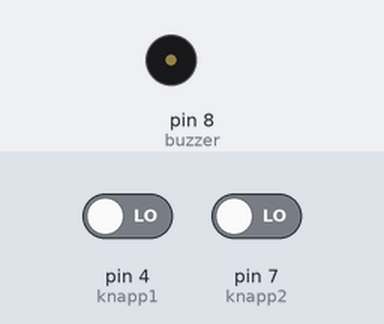
Bench run of a sketch on a simulated Arduino Uno, built with avr-gcc and run on an emulated ATmega328P. Shown: buzzer (waves = sounding). The test bench sets the inputs (shaded band); at power-on: pin 4 (knapp1) LOW, pin 7 (knapp2) LOW. What the sketch prints to the serial monitor is not drawn.

Above: at 1.2 s.
1.3 s: pin 4 (knapp1) driven HIGH
At 4.2 s:
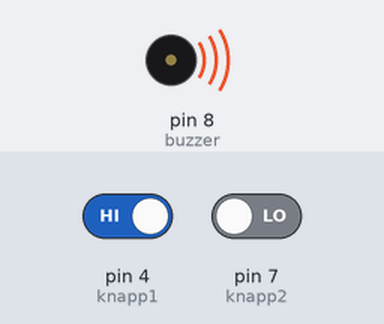
4.3 s: pin 7 (knapp2) driven HIGH
Timing chart, 0 to 7.3 s (numbered marks = the images above; inputs shaded):
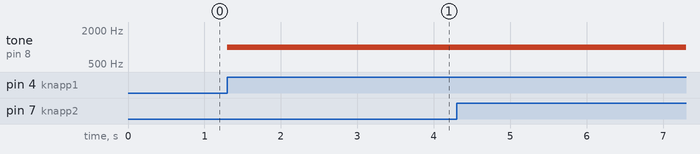

The sketch:

Oppgave2.ino
```cpp
int buzzer = 8;
int knapp1 = 4;
int knapp2 = 7;

void setup() {
pinMode(buzzer, OUTPUT);
pinMode(knapp1, INPUT);
pinMode(knapp2, INPUT);
Serial.begin(9600);
}

void loop() {
int knapp1status = digitalRead(knapp1);
int knapp2status = digitalRead(knapp2);

if (knapp1status == HIGH) {
  Serial.print(".");
  tone(buzzer, 1000);
  delay(200);
  noTone(buzzer);
}

if (knapp2status == HIGH) {
  Serial.print("-");
  tone(buzzer, 1000);
  delay(400);
  noTone(buzzer);
}
}
```

Measured:
- after the input at 1.3 s, tone on pin 8 (buzzer): silent → 1000 Hz at once
